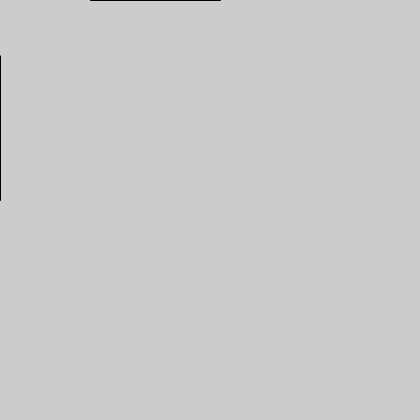
Frame 1 (no input)
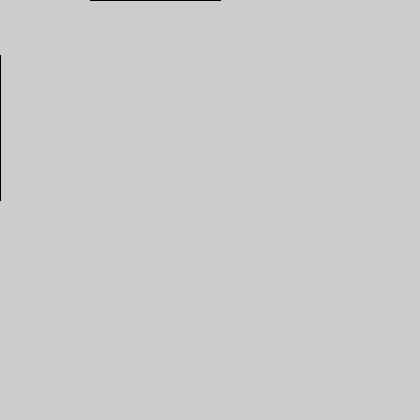
Frame 60 (the mouse pressed at the canvas centre just before this capture)
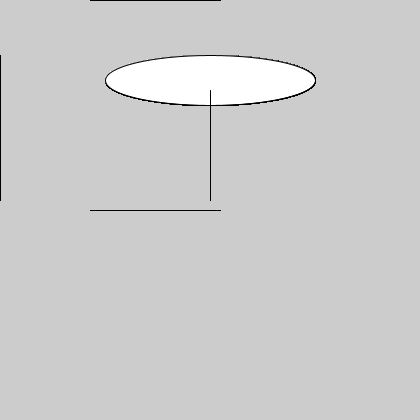
Frame 120 (the mouse held since frame 60 and released just before this capture)

The Processing sketch that drew these frames (run headless with seeded random() and noise(); from frame 60 on, the mouse is pressed at the canvas centre):

// Processing sketch: processing_44670
// ── processing_44670.pde

void setup() {
  size(420, 420);
  smooth();
}

void draw() {
  ellipse(mouseX, 80, mouseX, 50);
  line(90, mouseY, 220, mouseY);
  line(mouseX, 200, mouseY, 90);
}
